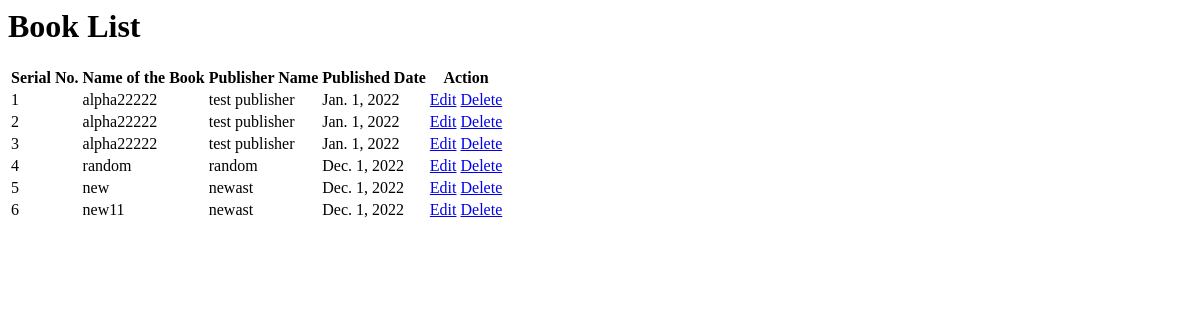
The app's page /book_list/, older data.
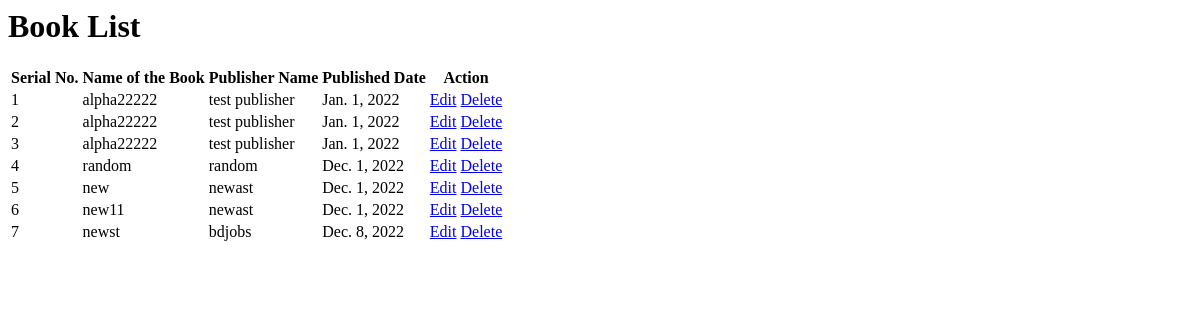
The same page, newer data.
### bookmgmt/models.py (models this page shows, shortened)
class Book(models.Model):
    name = models.CharField(max_length=100)
    publisher_name = models.CharField(max_length=100)
    publisher_age = models.IntegerField()
    page_number = models.IntegerField()
    publish_date = models.DateField()
    sci_fi = models.BooleanField(default=False)
    drama = models.BooleanField(default=False)
    novel = models.BooleanField(default=False)

### bookmgmt/views.py (the view)
# urls.py: path('book_list/', book_list, name='book_list'),
def book_list(request):
    books = Book.objects.all()
    return render(request, 'book_list.html', {'books': books})

### templates/book_list.html
<h1>Book List</h1>
<table>
    <thead>
        <tr>
            <th>Serial No.</th>
            <th>Name of the Book</th>
            <th>Publisher Name</th>
            <th>Published Date</th>
            <th>Action</th>
        </tr>
    </thead>
    <tbody>
        {% for book in books %}
        <tr>
            <td>{{ forloop.counter }}</td>
            <td>{{ book.name }}</td>
            <td>{{ book.publisher_name }}</td>
            <td>{{ book.publish_date }}</td>
            <td>
                <a href="{% url 'edit_book' book.id %}">Edit</a>
                <a href="{% url 'delete_book' book.id %}">Delete</a>
            </td>
        </tr>
        {% endfor %}
    </tbody>
</table>

Row changes from the older to the newer data that the page shows:
added Book: name "newst", publisher_name "bdjobs", publish_date "Dec. 8, 2022"
